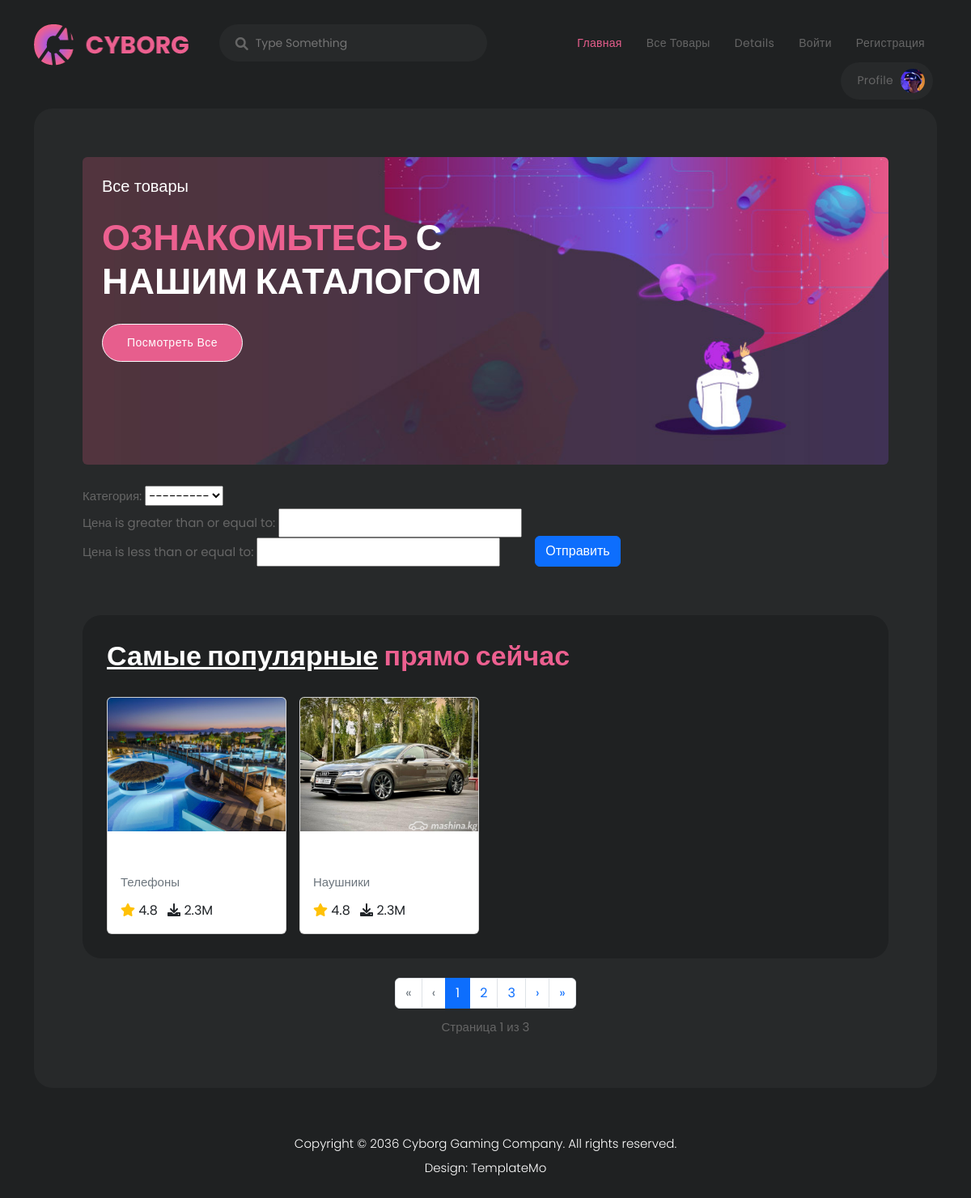
Page /catalog/ on the committed database.
### main/models.py (models this page shows, shortened)
class Product(models.Model):
    user = models.ForeignKey(User, on_delete=models.CASCADE)
    title = models.CharField(
        max_length=123,
        verbose_name='Название'
    )
    category = models.ForeignKey(
        Category,
        on_delete=models.PROTECT,
        verbose_name='Категория'
    )
    main_image = models.ImageField(
        upload_to='media/main_covers',
        verbose_name='Главное фото',
        help_text='Фото которое будет отобрадажаться на обложке объявления'
    )
    images = models.ManyToManyField(
        Image,
        verbose_name='Изображения'
    )
    description = models.TextField(
        verbose_name='Описание'
    )
    price = models.DecimalField(
        max_digits=8,
        decimal_places=2,
        verbose_name='Цена'
    )
    is_active = models.BooleanField(
        default=True,
        verbose_name='Активен'
    )
    class Meta:
        verbose_name = 'Продукт'
        verbose_name_plural = 'Продукты'

class Category(models.Model):
    title = models.CharField(
        max_length=123,
        verbose_name='Название'
    )
    def __str__(self):
        return self.title
    class Meta:
        verbose_name = 'Категория'
        verbose_name_plural = 'Категории'

### main/views.py (the view)
# urls.py: path('catalog/', views.product_list_view, name='catalog')
def product_list_view(request):
    queryset = Product.objects.filter(is_active=True)
    if 'product_search' in request.GET:
        product_name = request.GET.get("product_search")
        queryset = queryset.filter(title__icontains=product_name)
    products = ProductListFilter(request.GET, queryset=queryset)
    paginator = Paginator(products.qs, 2)
    page_number = request.GET.get("page")
    page_obj = paginator.get_page(page_number)
    return render(request, 'main/product_list.html', {'page_obj': page_obj, 'products': products})

### main/templates/main/product_list.html (shortened to what this page needs)
{% extends 'base.html' %}
{% load static %}
{% block content %}
<div class="container my-4">
  <div class="row">
    <div class="col-lg-12">
      <div class="page-content">
        <div class="main-banner p-4 mb-4 bg-dark text-white rounded">
          <div class="row">
            <div class="col-lg-7">
              <div class="header-text">
                <h6>Все товары</h6>
                <h4><em>Ознакомьтесь</em> с нашим каталогом</h4>
                <div class="main-button mt-3">
                  <a href="#" class="btn btn-outline-light">Посмотреть все</a>
                </div>
              </div>
            </div>
          </div>
        </div>
        <form method="get" class="row g-3 mb-4">
          <div class="col-auto">
            {{ products.form.as_p }}
          </div>
          <div class="col-auto d-flex align-items-end">
            <button type="submit" class="btn btn-primary">Отправить</button>
          </div>
        </form>
        <div class="most-popular">
          <div class="row">
            <div class="col-lg-12">
              <div class="heading-section mb-3">
                <h4><em>Самые популярные</em> прямо сейчас</h4>
              </div>
              <div class="row g-3">
                {% for product in page_obj %}
                  <div class="col-lg-3 col-md-4 col-sm-6">
                    <a href="{% url 'product_detail' product.id %}" class="text-decoration-none text-dark">
                      <div class="card h-100">
                        <img src="{{ product.main_image.url }}" class="card-img-top" alt="{{ product.title }}">
                        <div class="card-body">
                          <h5 class="card-title mb-2">{{ product.title }}</h5>
                          <p class="text-muted mb-2">{{ product.category }}</p>
                          <ul class="list-inline mb-0">
                            <li class="list-inline-item">
                              <i class="fa fa-star text-warning"></i> 4.8
                            </li>
                            <li class="list-inline-item">
                              <i class="fa fa-download"></i> 2.3M
                            </li>
                          </ul>
                        </div>
                      </div>
                    </a>
                  </div>
                {% endfor %}
              </div>
            </div>
          </div>
        </div>
        <div class="pagination-block mt-4">
          <nav aria-label="Пагинация">
            <ul class="pagination justify-content-center">
              {% if page_obj.has_previous %}
                <li class="page-item">
                  <a class="page-link" href="?page=1" aria-label="Первая страница">
                    <span aria-hidden="true">&laquo;</span>
                  </a>
                </li>
                <li class="page-item">
                  <a class="page-link" href="?page={{ page_obj.previous_page_number }}" aria-label="Предыдущая страница">
                    <span aria-hidden="true">&lsaquo;</span>
                  </a>
                </li>
              {% else %}
                <li class="page-item disabled">
                  <span class="page-link">&laquo;</span>
                </li>
                <li class="page-item disabled">
                  <span class="page-link">&lsaquo;</span>
                </li>
              {% endif %}
              {% for num in page_obj.paginator.page_range %}
                {% if page_obj.number == num %}
                  <li class="page-item active" aria-current="page">
                    <span class="page-link">{{ num }}</span>
                  </li>
                {% elif num > page_obj.number|add:-3 and num < page_obj.number|add:3 %}
                  <li class="page-item">
                    <a class="page-link" href="?page={{ num }}">{{ num }}</a>
                  </li>
                {% endif %}
              {% endfor %}
              {% if page_obj.has_next %}
                <li class="page-item">
                  <a class="page-link" href="?page={{ page_obj.next_page_number }}" aria-label="Следующая страница">
                    <span aria-hidden="true">&rsaquo;</span>
                  </a>
                </li>
                <li class="page-item">
                  <a class="page-link" href="?page={{ page_obj.paginator.num_pages }}" aria-label="Последняя страница">
                    <span aria-hidden="true">&raquo;</span>
                  </a>
                </li>
              {% endif %}
            </ul>
          </nav>
          <p class="text-center mt-2">
            Страница {{ page_obj.number }} из {{ page_obj.paginator.num_pages }}
          </p>
        </div>
      </div>
    </div>
  </div>
</div>
{% endblock %}

### static/assets/css/templatemo-cyborg-gaming.css (style rules this page uses)
html, body, div, span, applet, object, iframe, h1, h2, h3, h4, h5, h6, p, blockquote, div pre, a, abbr, acronym, address, big, cite, code, del, dfn, em, font, img, ins, kbd, q, s, samp, small, strike, strong, sub, sup, tt, var, b, u, i, center, dl, dt, dd, ol, ul, li, figure, header, nav, section, article, aside, footer, figcaption { margin: 0; padding: 0; border: 0; outline: 0; }
ul, li { padding: 0; margin: 0; list-style: none; }
header, nav, section, article, aside, footer, hgroup { display: block; }
* { box-sizing: border-box; }
html, body { font-family: 'Poppins', sans-serif; font-weight: 400; background-color: #1e1e1e; font-size: 16px; -ms-text-size-adjust: 100%; -webkit-font-smoothing: antialiased; -moz-osx-font-smoothing: grayscale; }
a { color: #CCC; text-decoration: none !important; }
h1, h2, h3, h4, h5, h6 { margin-top: 0px; margin-bottom: 0px; color: #fff; font-weight: 700; }
ul { margin-bottom: 0px; }
p { font-size: 15px; line-height: 30px; color: #fff; }
img { width: 100%; overflow: hidden; }
html, body { background: #1f2122; font-family: 'Poppins', sans-serif; }
body .page-content { margin-top: 110px; background-color: #27292a; padding: 60px; border-radius: 23px; }
p { font-size: 15px; color: #666; line-height: 30px; margin-bottom: 0px; }
.main-button a { font-size: 14px; color: #fff; background-color: #e75e8d; padding: 12px 30px; display: inline-block; border-radius: 25px; font-weight: 400; text-transform: capitalize; letter-spacing: 0.5px; transition: all .3s; position: relative; overflow: hidden; }
.heading-section h4 { color: #ec6090; font-size: 34px; text-decoration: none; margin-bottom: 30px; }
.heading-section h4 em { color: #fff; font-style: normal; text-decoration: underline; }
.main-banner { background-image: url(../images/banner-bg.jpg); background-position: center center; background-size: cover; min-height: 380px; border-radius: 23px; padding: 80px 60px; }
.main-banner h6 { font-size: 20px; color: #fff; font-weight: 400; margin-bottom: 25px; }
.main-banner h4 { font-size: 45px; text-transform: uppercase; margin-bottom: 25px; }
.main-banner h4 em { font-style: normal; color: #ec6090; }
.most-popular { margin-top: 60px; padding: 30px; background-color: #1f2122; border-radius: 23px; }
body { overflow-x: hidden; }

### rows in the picture
Product: main_image (picture), category "Телефоны"
Product: main_image (picture), category "Наушники"

### other values in the picture
{{ num }} "1"
{{ num }} "2" "3"
{{ page_obj.number }} "1"
{{ page_obj.paginator.num_pages }} "3"
